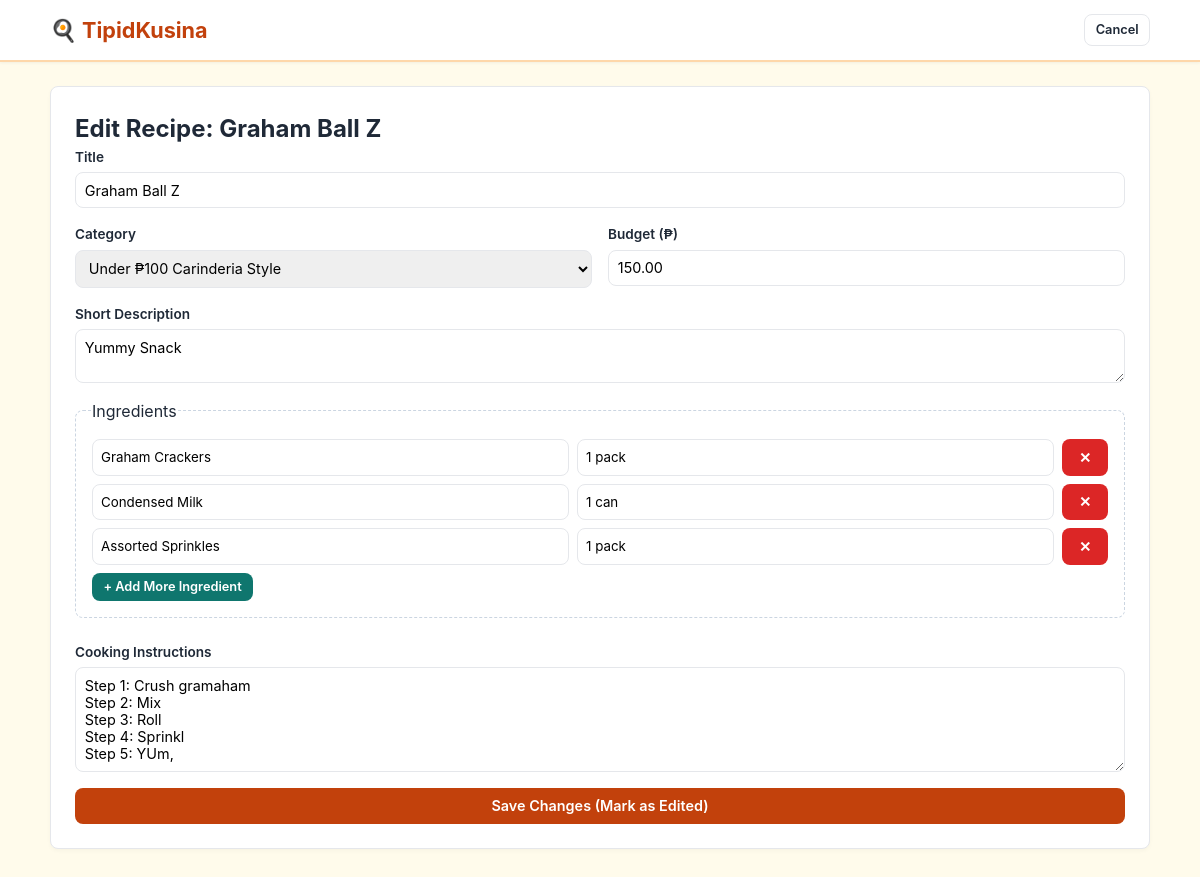
The app's page /recipe_edit.php?id=2 (signed in) with its own data.
### tables this page shows
CREATE TABLE `recipes` (
  `id` int(11) NOT NULL,
  `user_id` int(11) NOT NULL,
  `category_id` int(11) NOT NULL,
  `title` varchar(150) NOT NULL,
  `description` text NOT NULL,
  `instructions` text NOT NULL,
  `estimated_cost` decimal(8,2) NOT NULL DEFAULT 50.00,
  `is_edited` tinyint(1) DEFAULT 0,
  `created_at` timestamp NOT NULL DEFAULT current_timestamp(),
  `updated_at` timestamp NOT NULL DEFAULT current_timestamp() ON UPDATE current_timestamp()
);

CREATE TABLE `categories` (
  `id` int(11) NOT NULL,
  `name` varchar(100) NOT NULL,
  `created_at` timestamp NOT NULL DEFAULT current_timestamp()
);

CREATE TABLE `ingredients` (
  `id` int(11) NOT NULL,
  `recipe_id` int(11) NOT NULL,
  `item_name` varchar(150) NOT NULL,
  `quantity` varchar(100) NOT NULL
);

### classes/RecipeService.php (called while the page is built, shortened)
<?php
class RecipeService {
    public function getCategories(): array {
        return $this->pdo->query("SELECT * FROM categories ORDER BY name ASC")->fetchAll();
    }
    public function getById(int $id): ?array {
        $stmt = $this->pdo->prepare("
            SELECT r.*, c.name AS category_name, u.name AS author_name
            FROM recipes r
            JOIN categories c ON r.category_id = c.id
            JOIN users u ON r.user_id = u.id
            WHERE r.id = ?
        ");
        $stmt->execute([$id]);
        $recipe = $stmt->fetch();
        return $recipe ?: null;
    }
    public function getIngredients(int $recipeId): array {
        $stmt = $this->pdo->prepare("SELECT * FROM ingredients WHERE recipe_id = ? ORDER BY id ASC");
        $stmt->execute([$recipeId]);
        return $stmt->fetchAll();
    }
}

### recipe_edit.php (the view, shortened to what this page needs)
<?php
require_once __DIR__ . '/db.php';
require_once __DIR__ . '/classes/RecipeService.php';
$recipeId = (int)($_GET['id'] ?? 0);
$recipeService = new RecipeService($pdo);
$recipe = $recipeService->getById($recipeId);
$categories = $recipeService->getCategories();
$ingredients = $recipeService->getIngredients($recipeId);
?>
<!DOCTYPE html>
<html lang="en">
<head>
    <link rel="stylesheet" href="style.css">
</head>
<body>
    <header class="navbar">
        <div class="container nav-container">
            <a href="index.php" class="brand">🍳 TipidKusina</a>
            <nav class="nav-links">
                <a href="recipe_detail.php?id=<?= $recipe['id'] ?>" class="btn btn-sm btn-outline">Cancel</a>
            </nav>
        </div>
    </header>
    <main class="container form-page">
        <div class="card form-card">
            <h2>Edit Recipe: <?= htmlspecialchars($recipe['title']) ?></h2>
            <form method="POST" action="recipe_edit.php?id=<?= $recipeId ?>">
                <div class="form-group">
                    <label for="title">Title</label>
                    <input type="text" id="title" name="title" required value="<?= htmlspecialchars($_POST['title'] ?? $recipe['title']) ?>">
                </div>
                <div class="grid-2">
                    <div class="form-group">
                        <label for="category_id">Category</label>
                        <select id="category_id" name="category_id" required>
                            <?php foreach ($categories as $cat): ?>
                                <option value="<?= $cat['id'] ?>" <?= ((int)$cat['id'] === (int)($recipe['category_id'])) ? 'selected' : '' ?>>
                                    <?= htmlspecialchars($cat['name']) ?>
                                </option>
                            <?php endforeach; ?>
                        </select>
                    </div>
                    <div class="form-group">
                        <label for="estimated_cost">Budget (₱)</label>
                        <input type="number" step="0.50" id="estimated_cost" name="estimated_cost" required value="<?= htmlspecialchars((string)($_POST['estimated_cost'] ?? $recipe['estimated_cost'])) ?>">
                    </div>
                </div>
                <div class="form-group">
                    <label for="description">Short Description</label>
                    <textarea id="description" name="description" rows="2" required><?= htmlspecialchars($_POST['description'] ?? $recipe['description']) ?></textarea>
                </div>
                <fieldset class="ingredients-fieldset">
                    <legend>Ingredients</legend>
                    <div id="ingredient-rows">
                        <?php foreach ($ingredients as $ing): ?>
                            <div class="ingredient-row">
                                <input type="text" name="ingredient_name[]" value="<?= htmlspecialchars($ing['item_name']) ?>" required>
                                <input type="text" name="ingredient_qty[]" value="<?= htmlspecialchars($ing['quantity']) ?>" required>
                                <button type="button" class="btn btn-danger btn-remove-row">✕</button>
                            </div>
                        <?php endforeach; ?>
                    </div>
                    <button type="button" id="btn-add-ingredient" class="btn btn-sm btn-secondary">+ Add More Ingredient</button>
                </fieldset>
                <div class="form-group" style="margin-top: 1.5rem;">
                    <label for="instructions">Cooking Instructions</label>
                    <textarea id="instructions" name="instructions" rows="5" required><?= htmlspecialchars($_POST['instructions'] ?? $recipe['instructions']) ?></textarea>
                </div>
                <button type="submit" class="btn btn-primary" style="width: 100%;">Save Changes (Mark as Edited)</button>
            </form>
        </div>
    </main>
</body>
</html>

### style.css (style rules this page uses)
:root { --primary: #c2410c; --primary-hover: #9a3412; --secondary: #0f766e; --secondary-hover: #115e59; --bg: #fffbeb; --surface: #ffffff; --text: #1f2937; --muted: #6b7280; --danger: #dc2626; --border: #e5e7eb; --radius: 8px; }
* { box-sizing: border-box; margin: 0; padding: 0; font-family: -apple-system, BlinkMacSystemFont, "Segoe UI", Roboto, sans-serif; }
body { background: var(--bg); color: var(--text); line-height: 1.5; padding-bottom: 3rem; }
.container { width: 92%; max-width: 1100px; margin: 0 auto; }
.navbar { background: var(--surface); border-bottom: 2px solid #fed7aa; padding: 0.85rem 0; position: sticky; top: 0; z-index: 10; box-shadow: 0 1px 3px rgba(0,0,0,0.05); }
.nav-container { display: flex; justify-content: space-between; align-items: center; flex-wrap: wrap; gap: 0.5rem; }
.brand { font-size: 1.35rem; font-weight: 700; color: var(--primary); text-decoration: none; }
.nav-links { display: flex; align-items: center; gap: 0.75rem; flex-wrap: wrap; }
.card { background: var(--surface); border-radius: var(--radius); padding: 1.5rem; border: 1px solid var(--border); box-shadow: 0 2px 4px rgba(0,0,0,0.03); margin-top: 1.5rem; }
.btn { display: inline-block; padding: 0.55rem 1rem; border-radius: var(--radius); font-size: 0.9rem; font-weight: 600; cursor: pointer; border: 1px solid transparent; text-decoration: none; }
.btn-primary { background: var(--primary); color: white; }
.btn-secondary { background: var(--secondary); color: white; }
.btn-outline { border-color: var(--border); color: var(--text); background: white; }
.btn-danger { background: var(--danger); color: white; }
.btn-sm { padding: 0.35rem 0.65rem; font-size: 0.8rem; }
.ingredient-row { display: flex; gap: 0.5rem; margin-bottom: 0.5rem; }
.ingredient-row input { flex: 1; padding: 0.5rem; border: 1px solid var(--border); border-radius: var(--radius); }
.ingredients-fieldset { border: 1px dashed #cbd5e1; padding: 1rem; border-radius: var(--radius); margin-top: 1rem; }
.form-group { margin-bottom: 1rem; display: flex; flex-direction: column; }
.form-group label { font-size: 0.85rem; font-weight: 600; margin-bottom: 0.3rem; }
.form-group input, .form-group textarea, .form-group select { padding: 0.55rem; border: 1px solid var(--border); border-radius: var(--radius); font-size: 0.9rem; }
.grid-2 { display: grid; grid-template-columns: 1fr 1fr; gap: 1rem; }

### records on screen
recipes: title "Graham Ball Z", category_id "Under ₱100 Carinderia Style", estimated_cost "150.00", description "Yummy Snack", instructions "Step 1: Crush gramaham Step 2: Mix Step 3: Roll Step 4: Sprinkl Step 5: YUm,"
ingredients: item_name "Graham Crackers", quantity "1 pack"
ingredients: item_name "Condensed Milk", quantity "1 can"
ingredients: item_name "Assorted Sprinkles", quantity "1 pack"
